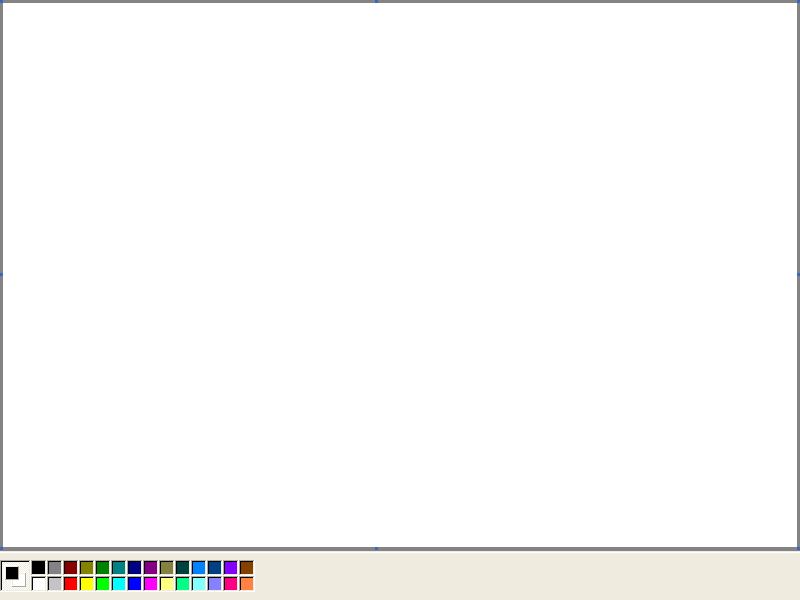
Frame 1 (no input)
Frame 60 (the mouse pressed at the canvas centre just before this capture): identical to frame 1, image omitted
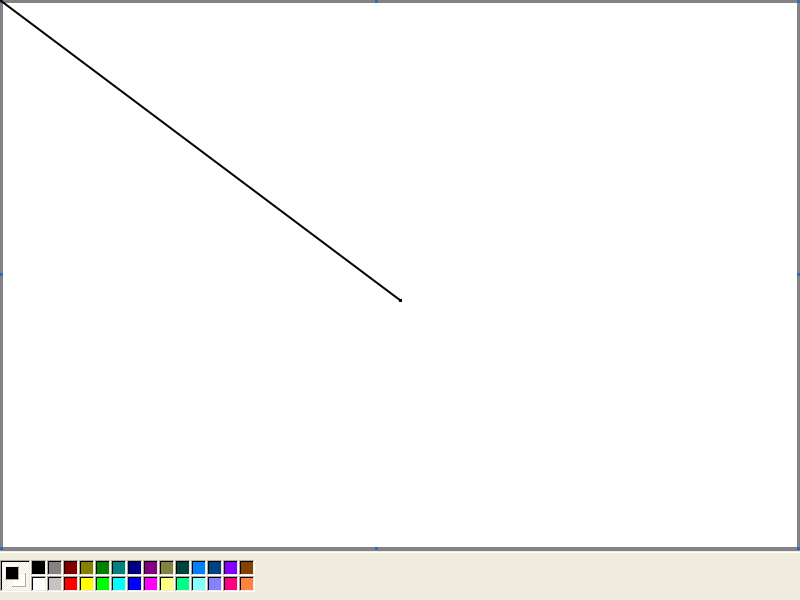
Frame 120 (the mouse held since frame 60 and released just before this capture)

The Processing sketch that drew these frames (run headless with seeded random() and noise(); from frame 60 on, the mouse is pressed at the canvas centre):

// Processing sketch: processing_161393
// ── processing_161393.pde

int xPos = 31;
int yPos = 560;
int cSize = 15;
int cChip = 12;

int R;
int G;
int B;

//int ccolorR = r;
//int ccolorG = g;
//int ccolorB = b;

void setup() {
  size(800, 600);
  background(239, 235, 222);

  //drawing area
  noStroke();

  fill(132, 130, 132);
  rect(0, 0, 800, 551);

  fill(49, 105, 198);
  rect(0, 0, 3, 3);
  rect(375, 0, 3, 3);
  rect(797, 0, 3, 3);
  rect(0, 273, 3, 3);
  rect(797, 273, 3, 3);  
  rect(0, 547, 3, 3);
  rect(375, 547, 3, 3);
  rect(797, 547, 3, 3);

  //pallette area  
  fill(255);
  rect(3, 3, 794, 544);

  rect(0, 552, 800, 1);
  rect(0, 560, 255, 32);

  //gray
  fill(173, 170, 156);
  rect(0, 560, 30, 31);
  //row1
  rect(xPos, yPos, cSize, cSize);
  rect(xPos+cSize+1, yPos, cSize, cSize);
  rect(xPos+cSize*2+2, yPos, cSize, cSize);
  rect(xPos+cSize*3+3, yPos, cSize, cSize);
  rect(xPos+cSize*4+4, yPos, cSize, cSize);
  rect(xPos+cSize*5+5, yPos, cSize, cSize);
  rect(xPos+cSize*6+6, yPos, cSize, cSize);
  rect(xPos+cSize*7+7, yPos, cSize, cSize);
  rect(xPos+cSize*8+8, yPos, cSize, cSize);
  rect(xPos+cSize*9+9, yPos, cSize, cSize);
  rect(xPos+cSize*10+10, yPos, cSize, cSize);
  rect(xPos+cSize*11+11, yPos, cSize, cSize);
  rect(xPos+cSize*12+12, yPos, cSize, cSize);
  rect(xPos+cSize*13+13, yPos, cSize, cSize);
  //row2
  rect(xPos, yPos+cSize+1, cSize, cSize);
  rect(xPos+cSize+1, yPos+cSize+1, cSize, cSize);
  rect(xPos+cSize*2+2, yPos+cSize+1, cSize, cSize);
  rect(xPos+cSize*3+3, yPos+cSize+1, cSize, cSize);
  rect(xPos+cSize*4+4, yPos+cSize+1, cSize, cSize);
  rect(xPos+cSize*5+5, yPos+cSize+1, cSize, cSize);
  rect(xPos+cSize*6+6, yPos+cSize+1, cSize, cSize);
  rect(xPos+cSize*7+7, yPos+cSize+1, cSize, cSize);
  rect(xPos+cSize*8+8, yPos+cSize+1, cSize, cSize);
  rect(xPos+cSize*9+9, yPos+cSize+1, cSize, cSize);
  rect(xPos+cSize*10+10, yPos+cSize+1, cSize, cSize);
  rect(xPos+cSize*11+11, yPos+cSize+1, cSize, cSize);
  rect(xPos+cSize*12+12, yPos+cSize+1, cSize, cSize);
  rect(xPos+cSize*13+13, yPos+cSize+1, cSize, cSize);

  //lightgray
  fill(239, 235, 222);
  rect(1, 561, 29, 30);
  //row1
  rect(xPos+1, yPos+1, cSize-1, cSize-1);
  rect(xPos+cSize+2, yPos+1, cSize-1, cSize-1);
  rect(xPos+cSize*2+3, yPos+1, cSize-1, cSize-1);
  rect(xPos+cSize*3+4, yPos+1, cSize-1, cSize-1);
  rect(xPos+cSize*4+5, yPos+1, cSize-1, cSize-1);
  rect(xPos+cSize*5+6, yPos+1, cSize-1, cSize-1);
  rect(xPos+cSize*6+7, yPos+1, cSize-1, cSize-1);
  rect(xPos+cSize*7+8, yPos+1, cSize-1, cSize-1);
  rect(xPos+cSize*8+9, yPos+1, cSize-1, cSize-1);
  rect(xPos+cSize*9+10, yPos+1, cSize-1, cSize-1);
  rect(xPos+cSize*10+11, yPos+1, cSize-1, cSize-1);
  rect(xPos+cSize*11+12, yPos+1, cSize-1, cSize-1);
  rect(xPos+cSize*12+13, yPos+1, cSize-1, cSize-1);
  rect(xPos+cSize*13+14, yPos+1, cSize-1, cSize-1);
  //row2
  rect(xPos+1, yPos+cSize+2, cSize-1, cSize-1);
  rect(xPos+cSize+2, yPos+cSize+2, cSize-1, cSize-1);
  rect(xPos+cSize*2+3, yPos+cSize+2, cSize-1, cSize-1);
  rect(xPos+cSize*3+4, yPos+cSize+2, cSize-1, cSize-1);
  rect(xPos+cSize*4+5, yPos+cSize+2, cSize-1, cSize-1);
  rect(xPos+cSize*5+6, yPos+cSize+2, cSize-1, cSize-1);
  rect(xPos+cSize*6+7, yPos+cSize+2, cSize-1, cSize-1);
  rect(xPos+cSize*7+8, yPos+cSize+2, cSize-1, cSize-1);
  rect(xPos+cSize*8+9, yPos+cSize+2, cSize-1, cSize-1);
  rect(xPos+cSize*9+10, yPos+cSize+2, cSize-1, cSize-1);
  rect(xPos+cSize*10+11, yPos+cSize+2, cSize-1, cSize-1);
  rect(xPos+cSize*11+12, yPos+cSize+2, cSize-1, cSize-1);
  rect(xPos+cSize*12+13, yPos+cSize+2, cSize-1, cSize-1);
  rect(xPos+cSize*13+14, yPos+cSize+2, cSize-1, cSize-1);

  //black
  fill(0);
  rect(1, 561, 28, 1);
  rect(1, 561, 1, 29);
  //row1
  rect(xPos+1, yPos+1, cSize-2, cSize-2);
  rect(xPos+cSize+2, yPos+1, cSize-2, cSize-2);
  rect(xPos+cSize*2+3, yPos+1, cSize-2, cSize-2);
  rect(xPos+cSize*3+4, yPos+1, cSize-2, cSize-2);
  rect(xPos+cSize*4+5, yPos+1, cSize-2, cSize-2);
  rect(xPos+cSize*5+6, yPos+1, cSize-2, cSize-2);
  rect(xPos+cSize*6+7, yPos+1, cSize-2, cSize-2);
  rect(xPos+cSize*7+8, yPos+1, cSize-2, cSize-2);
  rect(xPos+cSize*8+9, yPos+1, cSize-2, cSize-2);
  rect(xPos+cSize*9+10, yPos+1, cSize-2, cSize-2);
  rect(xPos+cSize*10+11, yPos+1, cSize-2, cSize-2);
  rect(xPos+cSize*11+12, yPos+1, cSize-2, cSize-2);
  rect(xPos+cSize*12+13, yPos+1, cSize-2, cSize-2);
  rect(xPos+cSize*13+14, yPos+1, cSize-2, cSize-2);
  //row2
  rect(xPos+1, yPos+cSize+2, cSize-2, cSize-2);
  rect(xPos+cSize+2, yPos+cSize+2, cSize-2, cSize-2);
  rect(xPos+cSize*2+3, yPos+cSize+2, cSize-2, cSize-2);
  rect(xPos+cSize*3+4, yPos+cSize+2, cSize-2, cSize-2);
  rect(xPos+cSize*4+5, yPos+cSize+2, cSize-2, cSize-2);
  rect(xPos+cSize*5+6, yPos+cSize+2, cSize-2, cSize-2);
  rect(xPos+cSize*6+7, yPos+cSize+2, cSize-2, cSize-2);
  rect(xPos+cSize*7+8, yPos+cSize+2, cSize-2, cSize-2);
  rect(xPos+cSize*8+9, yPos+cSize+2, cSize-2, cSize-2);
  rect(xPos+cSize*9+10, yPos+cSize+2, cSize-2, cSize-2);
  rect(xPos+cSize*10+11, yPos+cSize+2, cSize-2, cSize-2);
  rect(xPos+cSize*11+12, yPos+cSize+2, cSize-2, cSize-2);
  rect(xPos+cSize*12+13, yPos+cSize+2, cSize-2, cSize-2);
  rect(xPos+cSize*13+14, yPos+cSize+2, cSize-2, cSize-2);

  //colorchips
  //row1
  fill(0);
  rect(xPos+2, yPos+2, cChip, cChip);
  fill(132, 130, 132);
  rect(xPos+2+cSize+1, yPos+2, cChip, cChip);
  fill(132, 0, 0);
  rect(xPos+2+cSize*2+2, yPos+2, cChip, cChip);
  fill(132, 130, 0);
  rect(xPos+2+cSize*3+3, yPos+2, cChip, cChip);
  fill(0, 130, 0);
  rect(xPos+2+cSize*4+4, yPos+2, cChip, cChip);
  fill(0, 130, 132);
  rect(xPos+2+cSize*5+5, yPos+2, cChip, cChip);
  fill(0, 0, 132);
  rect(xPos+2+cSize*6+6, yPos+2, cChip, cChip);
  fill(132, 0, 132);
  rect(xPos+2+cSize*7+7, yPos+2, cChip, cChip);
  fill(132, 130, 66);
  rect(xPos+2+cSize*8+8, yPos+2, cChip, cChip);
  fill(0, 65, 66);
  rect(xPos+2+cSize*9+9, yPos+2, cChip, cChip);
  fill(0, 130, 255);
  rect(xPos+2+cSize*10+10, yPos+2, cChip, cChip);
  fill(0, 65, 132);
  rect(xPos+2+cSize*11+11, yPos+2, cChip, cChip);
  fill(132, 0, 255);
  rect(xPos+2+cSize*12+12, yPos+2, cChip, cChip);
  fill(132, 65, 0);
  rect(xPos+2+cSize*13+13, yPos+2, cChip, cChip);
  //row2
  fill(255);
  rect(xPos+2, yPos+2+cSize+1, cChip, cChip);
  fill(198, 195, 198);
  rect(xPos+2+cSize+1, yPos+2+cSize+1, cChip, cChip);
  fill(255, 0, 0);
  rect(xPos+2+cSize*2+2, yPos+2+cSize+1, cChip, cChip);
  fill(255, 255, 0);
  rect(xPos+2+cSize*3+3, yPos+2+cSize+1, cChip, cChip);
  fill(0, 255, 0);
  rect(xPos+2+cSize*4+4, yPos+2+cSize+1, cChip, cChip);
  fill(0, 255, 255);
  rect(xPos+2+cSize*5+5, yPos+2+cSize+1, cChip, cChip);
  fill(0, 0, 255);
  rect(xPos+2+cSize*6+6, yPos+2+cSize+1, cChip, cChip);
  fill(255, 0, 255);
  rect(xPos+2+cSize*7+7, yPos+2+cSize+1, cChip, cChip);
  fill(255, 255, 132);
  rect(xPos+2+cSize*8+8, yPos+2+cSize+1, cChip, cChip);
  fill(0, 255, 132);
  rect(xPos+2+cSize*9+9, yPos+2+cSize+1, cChip, cChip);
  fill(132, 255, 255);
  rect(xPos+2+cSize*10+10, yPos+2+cSize+1, cChip, cChip);
  fill(132, 130, 255);
  rect(xPos+2+cSize*11+11, yPos+2+cSize+1, cChip, cChip);
  fill(255, 0, 132);
  rect(xPos+2+cSize*12+12, yPos+2+cSize+1, cChip, cChip);
  fill(255, 130, 66);
  rect(xPos+2+cSize*13+13, yPos+2+cSize+1, cChip, cChip);

  //current color area
  fill(255);
  //check
  rect(3, 562, 1, 1); 
  rect(5, 562, 1, 1); 
  rect(7, 562, 1, 1); 
  rect(9, 562, 1, 1); 
  rect(11, 562, 1, 1); 
  rect(13, 562, 1, 1); 
  rect(15, 562, 1, 1);
  rect(17, 562, 1, 1); 
  rect(19, 562, 1, 1); 
  rect(21, 562, 1, 1); 
  rect(23, 562, 1, 1); 
  rect(25, 562, 1, 1); 
  rect(27, 562, 1, 1);
  rect(3, 564, 1, 1); 
  rect(5, 564, 1, 1); 
  rect(7, 564, 1, 1); 
  rect(9, 564, 1, 1); 
  rect(11, 564, 1, 1); 
  rect(13, 564, 1, 1); 
  rect(15, 564, 1, 1);
  rect(17, 564, 1, 1); 
  rect(19, 564, 1, 1); 
  rect(21, 564, 1, 1); 
  rect(23, 564, 1, 1); 
  rect(25, 564, 1, 1); 
  rect(27, 564, 1, 1);
  rect(3, 566, 1, 1); 
  rect(5, 566, 1, 1); 
  rect(7, 566, 1, 1); 
  rect(9, 566, 1, 1); 
  rect(11, 566, 1, 1); 
  rect(13, 566, 1, 1); 
  rect(15, 566, 1, 1);
  rect(17, 566, 1, 1); 
  rect(19, 566, 1, 1); 
  rect(21, 566, 1, 1); 
  rect(23, 566, 1, 1); 
  rect(25, 566, 1, 1); 
  rect(27, 566, 1, 1);
  rect(3, 568, 1, 1); 
  rect(5, 568, 1, 1); 
  rect(7, 568, 1, 1); 
  rect(9, 568, 1, 1); 
  rect(11, 568, 1, 1); 
  rect(13, 568, 1, 1); 
  rect(15, 568, 1, 1);
  rect(17, 568, 1, 1); 
  rect(19, 568, 1, 1); 
  rect(21, 568, 1, 1); 
  rect(23, 568, 1, 1); 
  rect(25, 568, 1, 1); 
  rect(27, 568, 1, 1);
  rect(3, 570, 1, 1); 
  rect(5, 570, 1, 1); 
  rect(7, 570, 1, 1); 
  rect(9, 570, 1, 1); 
  rect(11, 570, 1, 1); 
  rect(13, 570, 1, 1); 
  rect(15, 570, 1, 1);
  rect(17, 570, 1, 1); 
  rect(19, 570, 1, 1); 
  rect(21, 570, 1, 1); 
  rect(23, 570, 1, 1); 
  rect(25, 570, 1, 1); 
  rect(27, 570, 1, 1);
  rect(3, 572, 1, 1); 
  rect(5, 572, 1, 1); 
  rect(7, 572, 1, 1); 
  rect(9, 572, 1, 1); 
  rect(11, 572, 1, 1); 
  rect(13, 572, 1, 1); 
  rect(15, 572, 1, 1);
  rect(17, 572, 1, 1); 
  rect(19, 572, 1, 1); 
  rect(21, 572, 1, 1); 
  rect(23, 572, 1, 1); 
  rect(25, 572, 1, 1); 
  rect(27, 572, 1, 1);
  rect(3, 574, 1, 1); 
  rect(5, 574, 1, 1); 
  rect(7, 574, 1, 1); 
  rect(9, 574, 1, 1); 
  rect(11, 574, 1, 1); 
  rect(13, 574, 1, 1); 
  rect(15, 574, 1, 1);
  rect(17, 574, 1, 1); 
  rect(19, 574, 1, 1); 
  rect(21, 574, 1, 1); 
  rect(23, 574, 1, 1); 
  rect(25, 574, 1, 1); 
  rect(27, 574, 1, 1);
  rect(3, 576, 1, 1); 
  rect(5, 576, 1, 1); 
  rect(7, 576, 1, 1); 
  rect(9, 576, 1, 1); 
  rect(11, 576, 1, 1); 
  rect(13, 576, 1, 1); 
  rect(15, 576, 1, 1);
  rect(17, 576, 1, 1); 
  rect(19, 576, 1, 1); 
  rect(21, 576, 1, 1); 
  rect(23, 576, 1, 1); 
  rect(25, 576, 1, 1); 
  rect(27, 576, 1, 1);
  rect(3, 578, 1, 1); 
  rect(5, 578, 1, 1); 
  rect(7, 578, 1, 1); 
  rect(9, 578, 1, 1); 
  rect(11, 578, 1, 1); 
  rect(13, 578, 1, 1); 
  rect(15, 578, 1, 1);
  rect(17, 578, 1, 1); 
  rect(19, 578, 1, 1); 
  rect(21, 578, 1, 1); 
  rect(23, 578, 1, 1); 
  rect(25, 578, 1, 1); 
  rect(27, 578, 1, 1);
  rect(3, 580, 1, 1); 
  rect(5, 580, 1, 1); 
  rect(7, 580, 1, 1); 
  rect(9, 580, 1, 1); 
  rect(11, 580, 1, 1); 
  rect(13, 580, 1, 1); 
  rect(15, 580, 1, 1);
  rect(17, 580, 1, 1); 
  rect(19, 580, 1, 1); 
  rect(21, 580, 1, 1); 
  rect(23, 580, 1, 1); 
  rect(25, 580, 1, 1); 
  rect(27, 580, 1, 1);
  rect(3, 582, 1, 1); 
  rect(5, 582, 1, 1); 
  rect(7, 582, 1, 1); 
  rect(9, 582, 1, 1); 
  rect(11, 582, 1, 1); 
  rect(13, 582, 1, 1); 
  rect(15, 582, 1, 1);
  rect(17, 582, 1, 1); 
  rect(19, 582, 1, 1); 
  rect(21, 582, 1, 1); 
  rect(23, 582, 1, 1); 
  rect(25, 582, 1, 1); 
  rect(27, 582, 1, 1);
  rect(3, 584, 1, 1); 
  rect(5, 584, 1, 1); 
  rect(7, 584, 1, 1); 
  rect(9, 584, 1, 1); 
  rect(11, 584, 1, 1); 
  rect(13, 584, 1, 1); 
  rect(15, 584, 1, 1);
  rect(17, 584, 1, 1); 
  rect(19, 584, 1, 1); 
  rect(21, 584, 1, 1); 
  rect(23, 584, 1, 1); 
  rect(25, 584, 1, 1); 
  rect(27, 584, 1, 1);
  rect(3, 586, 1, 1); 
  rect(5, 586, 1, 1); 
  rect(7, 586, 1, 1); 
  rect(9, 586, 1, 1); 
  rect(11, 586, 1, 1); 
  rect(13, 586, 1, 1); 
  rect(15, 586, 1, 1);
  rect(17, 586, 1, 1); 
  rect(19, 586, 1, 1); 
  rect(21, 586, 1, 1); 
  rect(23, 586, 1, 1); 
  rect(25, 586, 1, 1); 
  rect(27, 586, 1, 1);
  rect(3, 588, 1, 1); 
  rect(5, 588, 1, 1); 
  rect(7, 588, 1, 1); 
  rect(9, 588, 1, 1); 
  rect(11, 588, 1, 1); 
  rect(13, 588, 1, 1); 
  rect(15, 588, 1, 1);
  rect(17, 588, 1, 1); 
  rect(19, 588, 1, 1); 
  rect(21, 588, 1, 1); 
  rect(23, 588, 1, 1); 
  rect(25, 588, 1, 1); 
  rect(27, 588, 1, 1);

  rect(2, 563, 1, 1); 
  rect(4, 563, 1, 1); 
  rect(6, 563, 1, 1); 
  rect(8, 563, 1, 1); 
  rect(10, 563, 1, 1); 
  rect(12, 563, 1, 1); 
  rect(14, 563, 1, 1);
  rect(16, 563, 1, 1); 
  rect(18, 563, 1, 1); 
  rect(20, 563, 1, 1);
  rect(22, 563, 1, 1); 
  rect(24, 563, 1, 1); 
  rect(26, 563, 1, 1); 
  rect(28, 563, 1, 1);
  rect(2, 565, 1, 1); 
  rect(4, 565, 1, 1); 
  rect(6, 565, 1, 1); 
  rect(8, 565, 1, 1); 
  rect(10, 565, 1, 1); 
  rect(12, 565, 1, 1); 
  rect(14, 565, 1, 1);
  rect(16, 565, 1, 1); 
  rect(18, 565, 1, 1); 
  rect(20, 565, 1, 1);
  rect(22, 565, 1, 1); 
  rect(24, 565, 1, 1); 
  rect(26, 565, 1, 1); 
  rect(28, 565, 1, 1);
  rect(2, 567, 1, 1); 
  rect(4, 567, 1, 1); 
  rect(6, 567, 1, 1); 
  rect(8, 567, 1, 1); 
  rect(10, 567, 1, 1); 
  rect(12, 567, 1, 1); 
  rect(14, 567, 1, 1);
  rect(16, 567, 1, 1); 
  rect(18, 567, 1, 1); 
  rect(20, 567, 1, 1);
  rect(22, 567, 1, 1); 
  rect(24, 567, 1, 1); 
  rect(26, 567, 1, 1); 
  rect(28, 567, 1, 1);
  rect(2, 569, 1, 1); 
  rect(4, 569, 1, 1); 
  rect(6, 569, 1, 1); 
  rect(8, 569, 1, 1); 
  rect(10, 569, 1, 1); 
  rect(12, 569, 1, 1); 
  rect(14, 569, 1, 1);
  rect(16, 569, 1, 1); 
  rect(18, 569, 1, 1); 
  rect(20, 569, 1, 1);
  rect(22, 569, 1, 1); 
  rect(24, 569, 1, 1); 
  rect(26, 569, 1, 1); 
  rect(28, 569, 1, 1);
  rect(2, 571, 1, 1); 
  rect(4, 571, 1, 1); 
  rect(6, 571, 1, 1); 
  rect(8, 571, 1, 1); 
  rect(10, 571, 1, 1); 
  rect(12, 571, 1, 1); 
  rect(14, 571, 1, 1);
  rect(16, 571, 1, 1); 
  rect(18, 571, 1, 1); 
  rect(20, 571, 1, 1);
  rect(22, 571, 1, 1); 
  rect(24, 571, 1, 1); 
  rect(26, 571, 1, 1); 
  rect(28, 571, 1, 1);
  rect(2, 573, 1, 1); 
  rect(4, 573, 1, 1); 
  rect(6, 573, 1, 1); 
  rect(8, 573, 1, 1); 
  rect(10, 573, 1, 1); 
  rect(12, 573, 1, 1); 
  rect(14, 573, 1, 1);
  rect(16, 573, 1, 1); 
  rect(18, 573, 1, 1); 
  rect(20, 573, 1, 1);
  rect(22, 573, 1, 1); 
  rect(24, 573, 1, 1); 
  rect(26, 573, 1, 1); 
  rect(28, 573, 1, 1);
  rect(2, 575, 1, 1); 
  rect(4, 575, 1, 1); 
  rect(6, 575, 1, 1); 
  rect(8, 575, 1, 1); 
  rect(10, 575, 1, 1); 
  rect(12, 575, 1, 1); 
  rect(14, 575, 1, 1);
  rect(16, 575, 1, 1); 
  rect(18, 575, 1, 1); 
  rect(20, 575, 1, 1);
  rect(22, 575, 1, 1); 
  rect(24, 575, 1, 1); 
  rect(26, 575, 1, 1); 
  rect(28, 575, 1, 1);
  rect(2, 577, 1, 1); 
  rect(4, 577, 1, 1); 
  rect(6, 577, 1, 1); 
  rect(8, 577, 1, 1); 
  rect(10, 577, 1, 1); 
  rect(12, 577, 1, 1); 
  rect(14, 577, 1, 1);
  rect(16, 577, 1, 1); 
  rect(18, 577, 1, 1); 
  rect(20, 577, 1, 1);
  rect(22, 577, 1, 1); 
  rect(24, 577, 1, 1); 
  rect(26, 577, 1, 1); 
  rect(28, 577, 1, 1);
  rect(2, 579, 1, 1); 
  rect(4, 579, 1, 1); 
  rect(6, 579, 1, 1); 
  rect(8, 579, 1, 1); 
  rect(10, 579, 1, 1); 
  rect(12, 579, 1, 1); 
  rect(14, 579, 1, 1);
  rect(16, 579, 1, 1); 
  rect(18, 579, 1, 1); 
  rect(20, 579, 1, 1);
  rect(22, 579, 1, 1); 
  rect(24, 579, 1, 1); 
  rect(26, 579, 1, 1); 
  rect(28, 579, 1, 1);
  rect(2, 581, 1, 1); 
  rect(4, 581, 1, 1); 
  rect(6, 581, 1, 1); 
  rect(8, 581, 1, 1); 
  rect(10, 581, 1, 1); 
  rect(12, 581, 1, 1); 
  rect(14, 581, 1, 1);
  rect(16, 581, 1, 1); 
  rect(18, 581, 1, 1); 
  rect(20, 581, 1, 1);
  rect(22, 581, 1, 1); 
  rect(24, 581, 1, 1); 
  rect(26, 581, 1, 1); 
  rect(28, 581, 1, 1);
  rect(2, 583, 1, 1); 
  rect(4, 583, 1, 1); 
  rect(6, 583, 1, 1); 
  rect(8, 583, 1, 1); 
  rect(10, 583, 1, 1); 
  rect(12, 583, 1, 1); 
  rect(14, 583, 1, 1);
  rect(16, 583, 1, 1); 
  rect(18, 583, 1, 1); 
  rect(20, 583, 1, 1);
  rect(22, 583, 1, 1); 
  rect(24, 583, 1, 1); 
  rect(26, 583, 1, 1); 
  rect(28, 583, 1, 1);
  rect(2, 585, 1, 1); 
  rect(4, 585, 1, 1); 
  rect(6, 585, 1, 1); 
  rect(8, 585, 1, 1); 
  rect(10, 585, 1, 1); 
  rect(12, 585, 1, 1); 
  rect(14, 585, 1, 1);
  rect(16, 585, 1, 1); 
  rect(18, 585, 1, 1); 
  rect(20, 585, 1, 1);
  rect(22, 585, 1, 1); 
  rect(24, 585, 1, 1); 
  rect(26, 585, 1, 1); 
  rect(28, 585, 1, 1);
  rect(2, 587, 1, 1); 
  rect(4, 587, 1, 1); 
  rect(6, 587, 1, 1); 
  rect(8, 587, 1, 1); 
  rect(10, 587, 1, 1); 
  rect(12, 587, 1, 1); 
  rect(14, 587, 1, 1);
  rect(16, 587, 1, 1); 
  rect(18, 587, 1, 1); 
  rect(20, 587, 1, 1);
  rect(22, 587, 1, 1); 
  rect(24, 587, 1, 1); 
  rect(26, 587, 1, 1); 
  rect(28, 587, 1, 1);
  rect(2, 589, 1, 1); 
  rect(4, 589, 1, 1); 
  rect(6, 589, 1, 1); 
  rect(8, 589, 1, 1); 
  rect(10, 589, 1, 1); 
  rect(12, 589, 1, 1); 
  rect(14, 589, 1, 1);
  rect(16, 589, 1, 1); 
  rect(18, 589, 1, 1); 
  rect(20, 589, 1, 1);
  rect(22, 589, 1, 1); 
  rect(24, 589, 1, 1); 
  rect(26, 589, 1, 1); 
  rect(28, 589, 1, 1);
  
  //colorbox
  rect(4, 565, 15, 15);
  rect(11, 572, 15, 15);
  fill(173, 170, 156);
  rect(12, 573, 14, 14);
  fill(239, 235, 222);
  rect(12, 573, 13, 13);
  fill(255);
  rect(13, 574, 12, 12);
  
  fill(173, 170, 156);
  rect(5, 566, 14, 14);
  fill(239, 235, 222);
  rect(5, 566, 13, 13);
  
  fill(R, G, B);
  noStroke();
  rect(6, 567, cChip, cChip);

}

void draw() {
  
  //current color
  fill(R, G, B);
  noStroke();
  rect(6, 567, cChip, cChip);
  
  if(mousePressed) {
    
    if(mouseX > 3 && mouseX < 797 && mouseY > 3 && mouseY < 547) {
      stroke(R,G,B);
      strokeWeight(2);
      line(pmouseX,pmouseY,mouseX,mouseY);      
    }
    
    //color row 1
    if(mouseX > xPos+2 && mouseX < xPos+2+cChip && mouseY > yPos+2 && mouseY < yPos+2+cChip) {
      R=0;
      G=0;
      B=0;
    }
    if(mouseX > xPos+2+cSize+1 && mouseX < xPos+2+cSize+1+cChip && mouseY > yPos+2 && mouseY < yPos+2+cChip) {
      R=132;
      G=130;
      B=132;
    }
    if(mouseX > xPos+2+cSize*2+2 && mouseX < xPos+2+cSize*2+2+cChip && mouseY > yPos+2 && mouseY < yPos+2+cChip) {
      R=132;
      G=0;
      B=0;
    }
    if(mouseX > xPos+2+cSize*3+3 && mouseX < xPos+2+cSize*3+3+cChip && mouseY > yPos+2 && mouseY < yPos+2+cChip) {
      R=132;
      G=130;
      B=0;
    }
    if(mouseX > xPos+2+cSize*4+4 && mouseX < xPos+2+cSize*4+4+cChip && mouseY > yPos+2 && mouseY < yPos+2+cChip) {
      R=0;
      G=130;
      B=0;
    }
    if(mouseX > xPos+2+cSize*5+5 && mouseX < xPos+2+cSize*5+5+cChip && mouseY > yPos+2 && mouseY < yPos+2+cChip) {
      R=0;
      G=130;
      B=132;
    }
    if(mouseX > xPos+2+cSize*6+6 && mouseX < xPos+2+cSize*6+6+cChip && mouseY > yPos+2 && mouseY < yPos+2+cChip) {
      R=0;
      G=0;
      B=132;
    }
    if(mouseX > xPos+2+cSize*7+7 && mouseX < xPos+2+cSize*7+7+cChip && mouseY > yPos+2 && mouseY < yPos+2+cChip) {
      R=132;
      G=0;
      B=132;
    }
    if(mouseX > xPos+2+cSize*8+8 && mouseX < xPos+2+cSize*8+8+cChip && mouseY > yPos+2 && mouseY < yPos+2+cChip) {
      R=132;
      G=130;
      B=66;
    }
    if(mouseX > xPos+2+cSize*9+9 && mouseX < xPos+2+cSize*9+9+cChip && mouseY > yPos+2 && mouseY < yPos+2+cChip) {
      R=0;
      G=65;
      B=66;
    }
    if(mouseX > xPos+2+cSize*10+10 && mouseX < xPos+2+cSize*10+10+cChip && mouseY > yPos+2 && mouseY < yPos+2+cChip) {
      R=0;
      G=130;
      B=255;
    }
    if(mouseX > xPos+2+cSize*11+11 && mouseX < xPos+2+cSize*11+11+cChip && mouseY > yPos+2 && mouseY < yPos+2+cChip) {
      R=0;
      G=65;
      B=132;
    }
    if(mouseX > xPos+2+cSize*12+12 && mouseX < xPos+2+cSize*12+12+cChip && mouseY > yPos+2 && mouseY < yPos+2+cChip) {
      R=132;
      G=0;
      B=255;
    }
    if(mouseX > xPos+2+cSize*13+13 && mouseX < xPos+2+cSize*13+13+cChip && mouseY > yPos+2 && mouseY < yPos+2+cChip) {
      R=132;
      G=65;
      B=0;
    }
    
    //color row 2
    if(mouseX > xPos+2 && mouseX < xPos+2+cChip && mouseY > yPos+2+cSize+1 && mouseY < yPos+2+cSize+1+cChip) {
      R=255;
      G=255;
      B=255;
    }
    if(mouseX > xPos+2+cSize+1 && mouseX < xPos+2+cSize+1+cChip && mouseY > yPos+2+cSize+1 && mouseY < yPos+2+cSize+1+cChip) {
      R=198;
      G=195;
      B=198;
    }
    if(mouseX > xPos+2+cSize*2+2 && mouseX < xPos+2+cSize*2+2+cChip && mouseY > yPos+2+cSize+1 && mouseY < yPos+2+cSize+1+cChip) {
      R=255;
      G=0;
      B=0;
    }
    if(mouseX > xPos+2+cSize*3+3 && mouseX < xPos+2+cSize*3+3+cChip && mouseY > yPos+2+cSize+1 && mouseY < yPos+2+cSize+1+cChip) {
      R=255;
      G=255;
      B=0;
    }
    if(mouseX > xPos+2+cSize*4+4 && mouseX < xPos+2+cSize*4+4+cChip && mouseY > yPos+2+cSize+1 && mouseY < yPos+2+cSize+1+cChip) {
      R=0;
      G=255;
      B=0;
    }
    if(mouseX > xPos+2+cSize*5+5 && mouseX < xPos+2+cSize*5+5+cChip && mouseY > yPos+2+cSize+1 && mouseY < yPos+2+cSize+1+cChip) {
      R=0;
      G=255;
      B=255;
    }
    if(mouseX > xPos+2+cSize*6+6 && mouseX < xPos+2+cSize*6+6+cChip && mouseY > yPos+2+cSize+1 && mouseY < yPos+2+cSize+1+cChip) {
      R=0;
      G=0;
      B=255;
    }
    if(mouseX > xPos+2+cSize*7+7 && mouseX < xPos+2+cSize*7+7+cChip && mouseY > yPos+2+cSize+1 && mouseY < yPos+2+cSize+1+cChip) {
      R=255;
      G=0;
      B=255;
    }
    if(mouseX > xPos+2+cSize*8+8 && mouseX < xPos+2+cSize*8+8+cChip && mouseY > yPos+2+cSize+1 && mouseY < yPos+2+cSize+1+cChip) {
      R=255;
      G=255;
      B=132;
    }
    if(mouseX > xPos+2+cSize*9+9 && mouseX < xPos+2+cSize*9+9+cChip && mouseY > yPos+2+cSize+1 && mouseY < yPos+2+cSize+1+cChip) {
      R=0;
      G=255;
      B=132;
    }
    if(mouseX > xPos+2+cSize*10+10 && mouseX < xPos+2+cSize*10+10+cChip && mouseY > yPos+2+cSize+1 && mouseY < yPos+2+cSize+1+cChip) {
      R=132;
      G=255;
      B=255;
    }
    if(mouseX > xPos+2+cSize*11+11 && mouseX < xPos+2+cSize*11+11+cChip && mouseY > yPos+2+cSize+1 && mouseY < yPos+2+cSize+1+cChip) {
      R=132;
      G=130;
      B=255;
    }
    if(mouseX > xPos+2+cSize*12+12 && mouseX < xPos+2+cSize*12+12+cChip && mouseY > yPos+2+cSize+1 && mouseY < yPos+2+cSize+1+cChip) {
      R=255;
      G=0;
      B=132;
    }
    if(mouseX > xPos+2+cSize*13+13 && mouseX < xPos+2+cSize*13+13+cChip && mouseY > yPos+2+cSize+1 && mouseY < yPos+2+cSize+1+cChip) {
      R=255;
      G=130;
      B=66;
    }
    
  }
  
}
